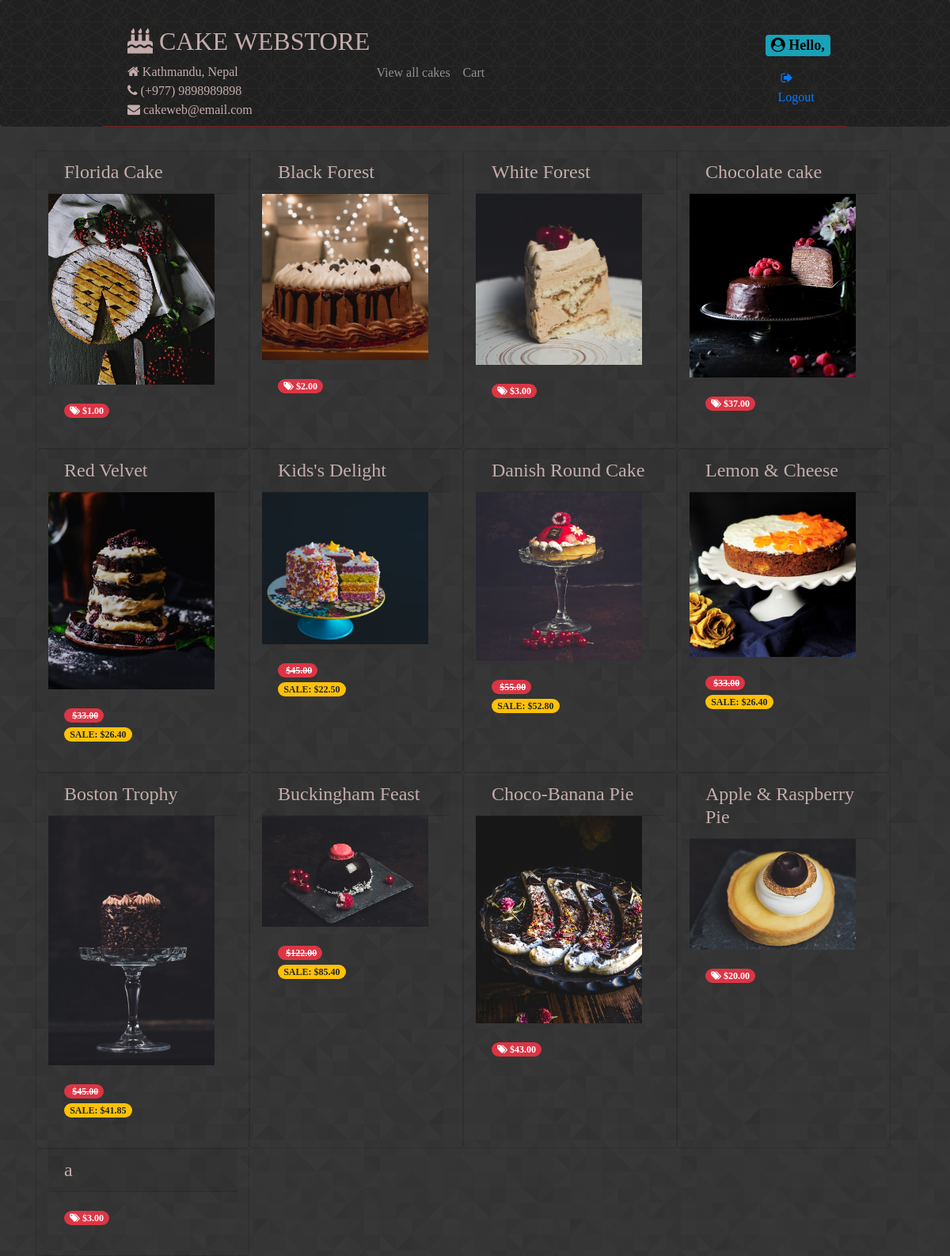
Page /list on the earlier database version.
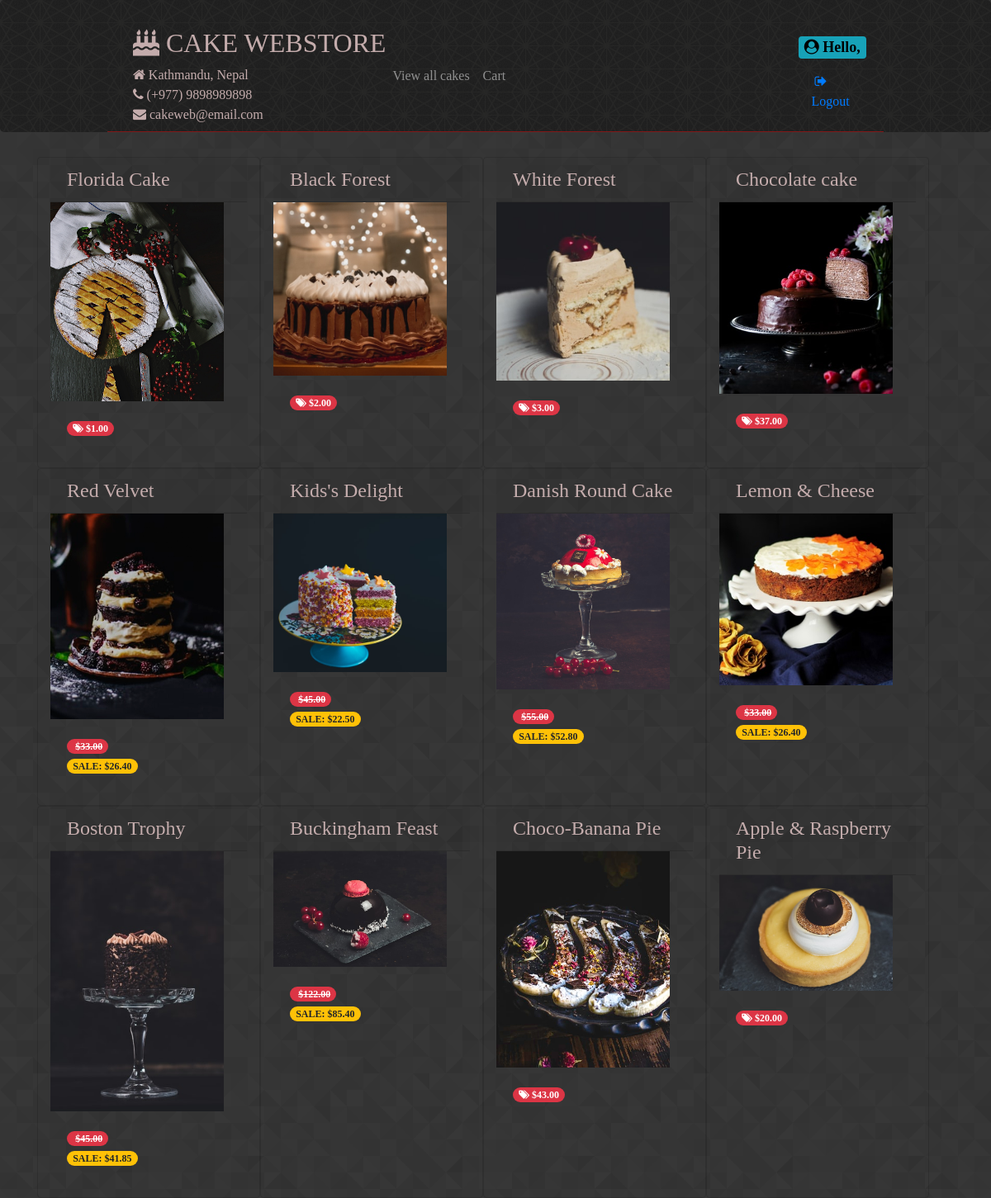
Same page on the later database version.
### store/models.py (models this page shows, shortened)
class Product(models.Model):
    id = models.AutoField(primary_key=True)
    name = models.CharField(max_length=200)
    description = models.TextField()
    occasion = models.CharField(choices=OCCASIONS, max_length=2, default='G')
    price = models.FloatField()
    discount_rate = models.FloatField(null=False, blank=True, default=0)
    sale_start = models.DateTimeField(blank=True, null=True, default=None)
    sale_end = models.DateTimeField(blank=True, null=True, default=None)
    photo = models.ImageField(blank=True, null=True, default=None, upload_to='products')
    def is_on_sale(self):
        now = timezone.now()
        if self.sale_start:
            if self.sale_end:
                return self.sale_start <= now <= self.sale_end
            return self.sale_start <= now
        return False
    def get_price(self):
        return self.price
    def current_price(self):
        if self.is_on_sale():
            discounted_price = self.price * (1 - self.discount_rate)
            return round(discounted_price, 2)
        return self.get_rounded_price()

### store/views.py (the view)
# urls.py: path(r'list', store.views.CakeListView.as_view(), name='listAllCakes'),
class CakeListView(ListView):
    model = Product
    template_name = 'store/product_list.html'

### store/templates/store/product_list.html (shortened to what this page needs)
{% extends "base.html" %}
{% block content %}
<div class="product-list row col-md-12">
  {% for product in object_list %}
  <div class="card bg-transparent col-md-3">
    <h4 class="card-header">{{ product.name }}</h4>
    {% if product.photo %}
    <a href="{% url 'showCake' product.id %}">
      <img class="img-rounded hover-effect" width="210" src="{{ MEDIA_URL }}{{ product.photo }}" />
    </a>
    {% endif %}
    <div class="card-body">
      {% if product.is_on_sale %}
      <p>
        <span class="badge badge-pill badge-danger">
          <iclass="fa fa-tags"></i>&nbsp<del>${{ product.get_price|floatformat:2 }}</del>
        </span><br />
        <span class="badge badge-pill badge-warning">SALE: ${{ product.current_price|floatformat:2 }}</span>
      </p>
      {% else %}
      <p>
        <span class="badge badge-pill badge-danger"><i
            class="fa fa-tags"></i>&nbsp${{ product.get_price|floatformat:2 }}</span>
      </p>
      {% endif %}
    </div>
  </div>
  {% endfor %}
</div>
{% endblock %}

Differences in the rows shown:
removed Product: name "a", get_price "3.00"
